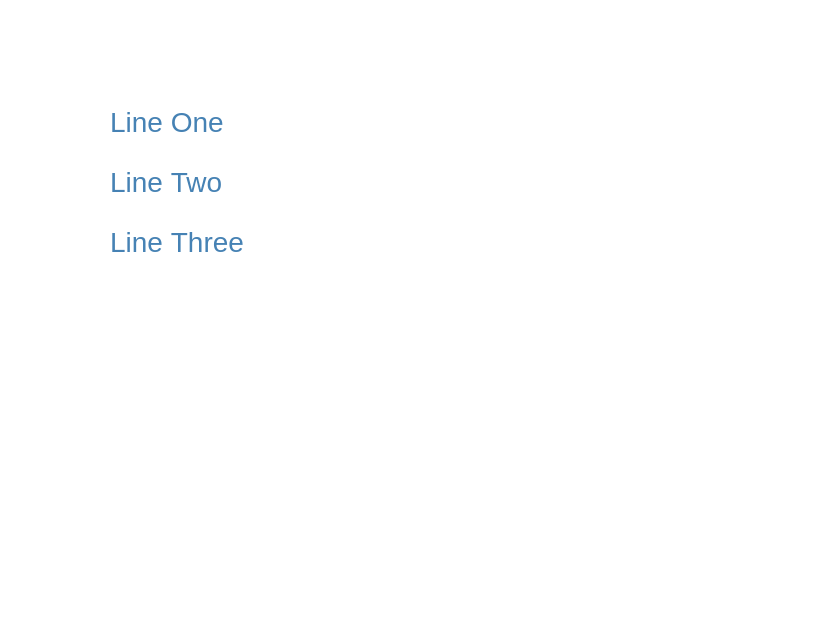

Source (Vega-Lite JSON):
### Vega specification from a JSON file in a GitHub repository (floating-point values rounded to 4 significant figures)
{"$schema": "https://vega.github.io/schema/vega/v6.json", "width": 400, "height": 300, "padding": 5, "autosize": "none", "data": [{"name": "table", "values": [{"x": 50, "y": 50, "text": "Line One"}, {"x": 50, "y": 80, "text": "Line Two"}, {"x": 50, "y": 110, "text": "Line Three"}]}], "marks": [{"type": "text", "from": {"data": "table"}, "encode": {"update": {"x": {"field": "x"}, "y": {"field": "y"}, "text": {"field": "text"}, "fill": {"value": "steelblue"}, "fontSize": {"value": 14}, "align": {"value": "left"}, "baseline": {"value": "top"}}}}]}
